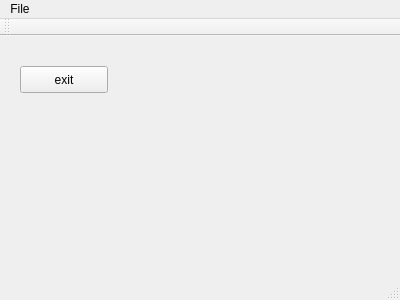
<?xml version="1.0" encoding="UTF-8"?>
<ui version="4.0">
 <class>MainWindow</class>
 <widget class="QMainWindow" name="MainWindow">
  <property name="geometry">
   <rect>
    <x>0</x>
    <y>0</y>
    <width>400</width>
    <height>300</height>
   </rect>
  </property>
  <property name="windowTitle">
   <string>MainWindow</string>
  </property>
  <widget class="QWidget" name="centralWidget">
   <widget class="QPushButton" name="pushButton">
    <property name="geometry">
     <rect>
      <x>20</x>
      <y>30</y>
      <width>88</width>
      <height>27</height>
     </rect>
    </property>
    <property name="text">
     <string>exit</string>
    </property>
   </widget>
  </widget>
  <widget class="QMenuBar" name="menuBar">
   <property name="geometry">
    <rect>
     <x>0</x>
     <y>0</y>
     <width>400</width>
     <height>25</height>
    </rect>
   </property>
   <widget class="QMenu" name="menuFile">
    <property name="title">
     <string>File</string>
    </property>
    <addaction name="actionExit"/>
   </widget>
   <addaction name="menuFile"/>
  </widget>
  <widget class="QToolBar" name="mainToolBar">
   <attribute name="toolBarArea">
    <enum>TopToolBarArea</enum>
   </attribute>
   <attribute name="toolBarBreak">
    <bool>false</bool>
   </attribute>
  </widget>
  <widget class="QStatusBar" name="statusBar"/>
  <action name="actionExit">
   <property name="text">
    <string>Exit</string>
   </property>
  </action>
 </widget>
 <layoutdefault spacing="6" margin="11"/>
 <resources/>
 <connections>
  <connection>
   <sender>actionExit</sender>
   <signal>activated()</signal>
   <receiver>MainWindow</receiver>
   <slot>close()</slot>
   <hints>
    <hint type="sourcelabel">
     <x>-1</x>
     <y>-1</y>
    </hint>
    <hint type="destinationlabel">
     <x>199</x>
     <y>149</y>
    </hint>
   </hints>
  </connection>
  <connection>
   <sender>pushButton</sender>
   <signal>clicked()</signal>
   <receiver>MainWindow</receiver>
   <slot>close()</slot>
   <hints>
    <hint type="sourcelabel">
     <x>63</x>
     <y>81</y>
    </hint>
    <hint type="destinationlabel">
     <x>199</x>
     <y>149</y>
    </hint>
   </hints>
  </connection>
 </connections>
</ui>
